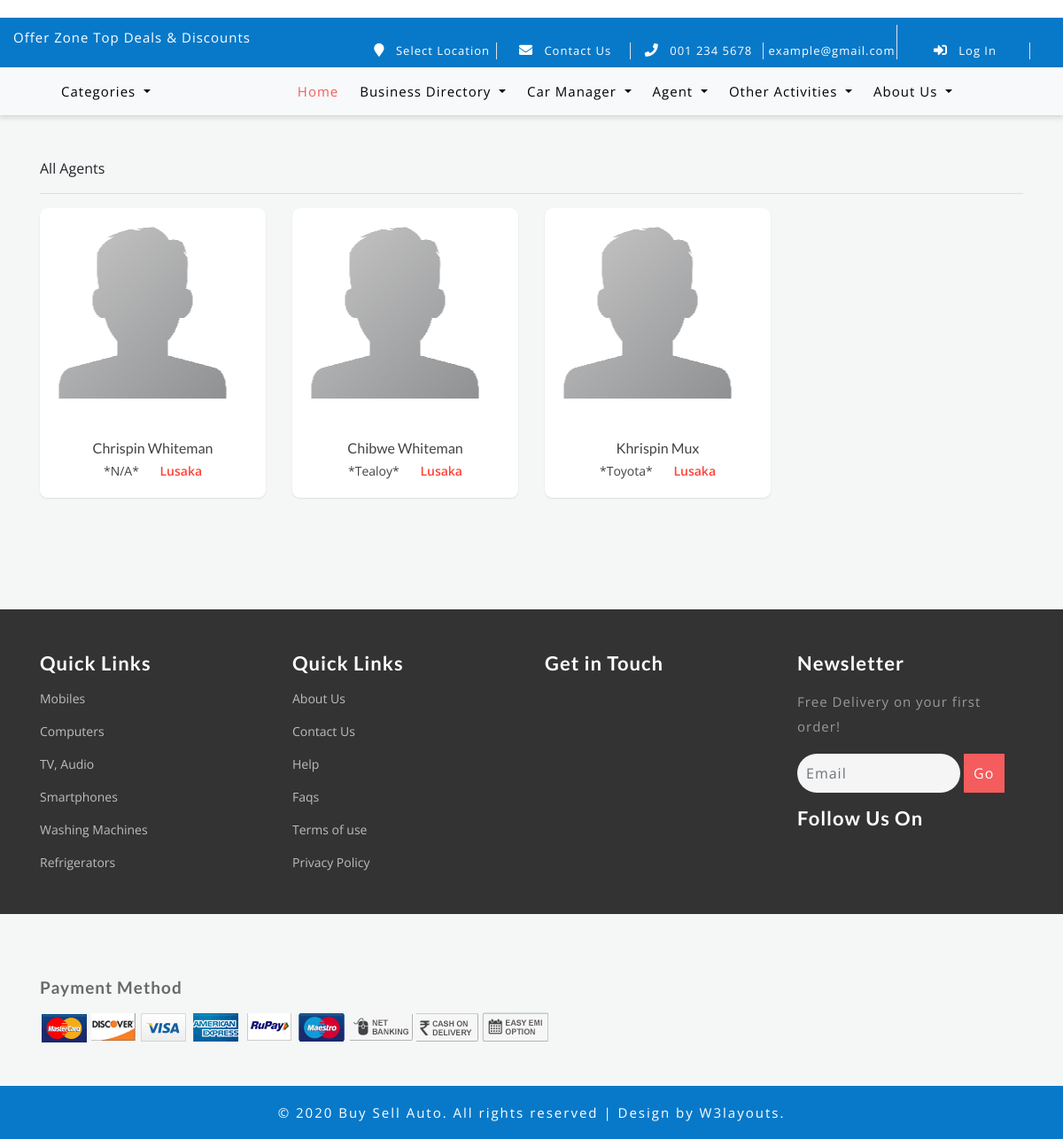
/agents/clearing/, run on an earlier commit of the app's database.
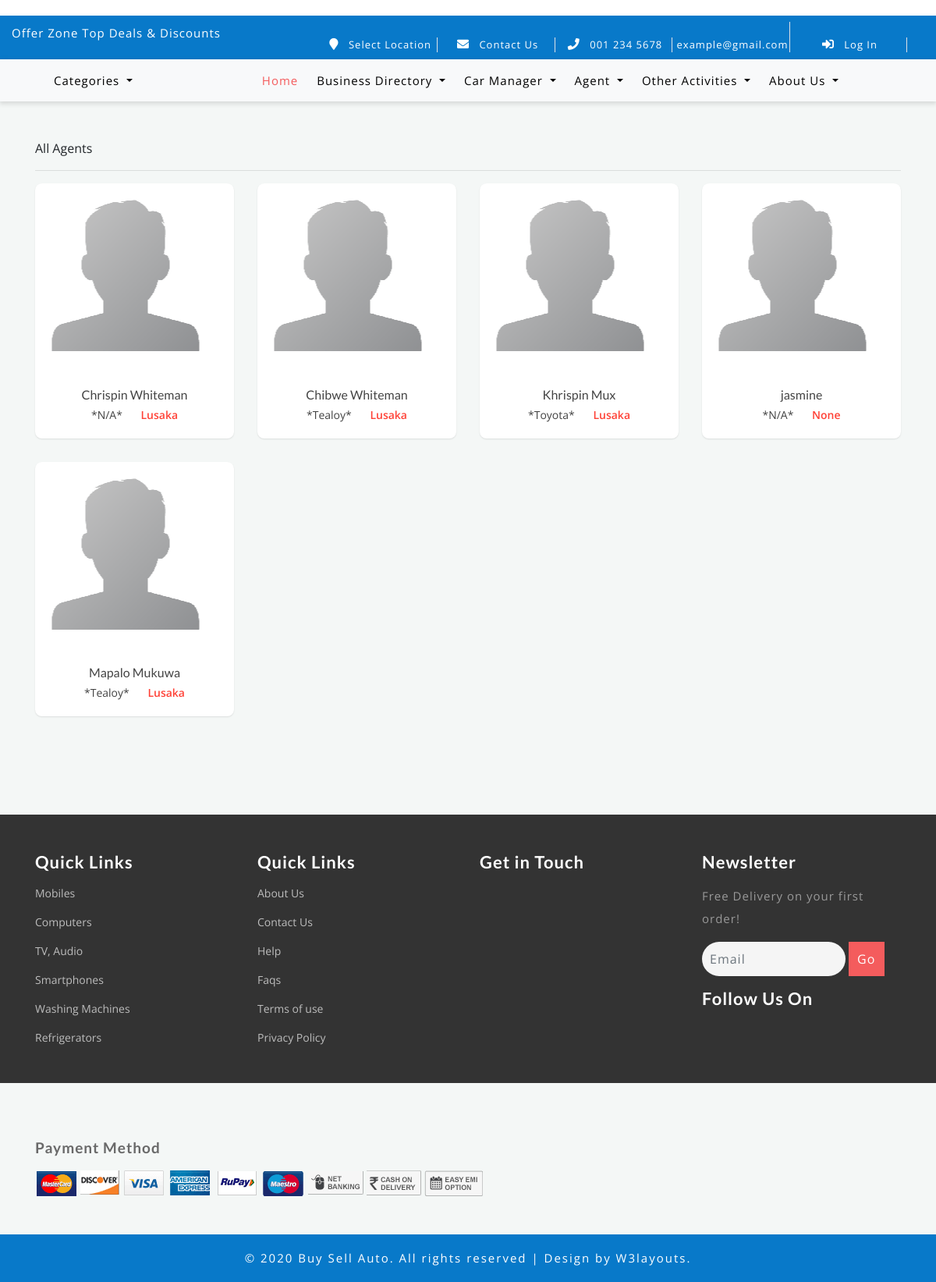
And on a later commit of the database.
### agents/models.py (models this page shows, shortened)
class Agent(models.Model):
    is_agent_model = models.BooleanField(default=True, editable=False)
    user = models.OneToOneField(User, on_delete=models.CASCADE)
    company_name = models.CharField('Company Name', max_length=200, default='N/A')
    agent_type = models.ForeignKey(AgentType, default='', on_delete=models.CASCADE)
    experience = models.CharField('Experiance', max_length=200, default='')
    description = HTMLField(help_text='Services offered...')
    class Meta:
        verbose_name_plural = 'Agents'
        verbose_name = 'Agent'

### store/models.py (models this page shows, shortened)
class User(AbstractUser):
    is_agent = models.BooleanField(default=False)
    is_employee = models.BooleanField(default=False)
    portfolio_site = models.URLField(blank=True)
    phone = models.CharField(max_length=60, blank=True, null=True)
    country = models.CharField('Country', max_length=60, blank=True, null=True)
    city = models.CharField('City', max_length=60, blank=True, null=True)
    postal_code = models.CharField('Postal Code', max_length=60, blank=True, null=True)
    address = models.CharField(max_length=60, blank=True, null=True)
    picture = models.ImageField(upload_to="users/pictures/%Y/%m/%d'", blank=True, null=True)
    email = models.EmailField(blank=True, null=True)
    username_validator = ASCIIUsernameValidator()
    def get_full_name(self):
        full_name = self.username
        if self.first_name and self.last_name:
            full_name = self.first_name + " " + self.last_name
        return full_name

### store/views.py (the view)
# urls.py: path('agents/clearing/', views.clearing_agents, name='clearing_agents'),
def clearing_agents(request):
    clearing_agents = Agent.objects.filter(agent_type__agent_type='Clearing Agent')
    return render(request, 'agents/agents_list.html',
                  {
                      'all_agents': clearing_agents,
                  })

### store/templates/agents/agents_list.html (shortened to what this page needs)
{% extends 'store/base.html' %}
{% load static %}
{% block content %}
    <link rel="stylesheet"
          href="https://cdnjs.cloudflare.com/ajax/libs/material-design-iconic-font/2.2.0/css/material-design-iconic-font.min.css">
    <div class="container">
    <div class="header">
        All Agents
    </div>
    <hr>
        <div class="row clearfix">
            {% for agent in all_agents %}
                <div class="col-lg-3 col-md-4 col-sm-12">
                    <div class="card product_item">
                        <div class="body">
                        <a href="{% url 'agents_details' agent.user.id %}">
                            <div class="cp_img">
                                {% if agent.user.picture %}
                                    <img class="img-fluid" alt="Product" src="{{ agent.user.picture.url }}"/>
                                {% else %}
                                    <img class="img-fluid" alt="Product"
                                         src="{% static 'agents/assets/img/default-avatar.png' %}"/>
                                {% endif %}
                            </div>
                        </a>
                            <div class="product_details">
                                <h5><a href="ec-product-detail.html">{{ agent.user.get_full_name }}</a></h5>
                                <ul class="product_price list-unstyled">
                                    <li class="old_price">
                                        {% if agent.company_name %}
                                            *{{ agent.company_name | capfirst }}*
                                        {% endif %}
                                    </li>
                                    <li class="new_price">{{ agent.user.address }}</li>
                                </ul>
                            </div>
                        </div>
                    </div>
                </div>
            {% endfor %}
        </div>
    </div>
{% endblock %}

### store/templates/store/base.html (shortened to what this page needs)
{% load static %}
<!DOCTYPE html>
<html lang="en">
<head>
    <link href="{% static 'store/css/bootstrap.css' %}" rel="stylesheet" type="text/css" media="all"/>
    <link href="{% static 'store/css/style.css' %}" rel="stylesheet" type="text/css" media="all"/>
    <link href="{% static 'store/css/other/styles.css' %}" rel="stylesheet" type="text/css" media="all"/>
    <link rel="stylesheet" href="{% static 'store/css/fontawesome-all.css' %}">
    <link href="{% static 'store/css/popuo-box.css' %}" rel="stylesheet" type="text/css" media="all"/>
    <link href="{% static 'store/css/menu.css' %}" rel="stylesheet" type="text/css" media="all"/>
</head>
<body>
{% block topheader %}
    <div class="agile-main-top">
        <div class="container-fluid">
            <div class="row main-top-w3l py-2">
                <div class="col-lg-4 header-most-top">
                    <p class="text-white text-lg-left text-center">Offer Zone Top Deals & Discounts
                    </p>
                </div>
                <div class="col-lg-8 header-right mt-lg-0 mt-2">
                    <ul>
                        <li class="text-center border-right text-white">
                            <a class="play-icon popup-with-zoom-anim text-white" href="#small-dialog1">
                                <i class="fas fa-map-marker mr-2"></i>
                                Select Location
                            </a>
                        </li>
                        <li class="text-center border-right text-white">
                            <a href="{% url 'contactus' %}" class="text-white">
                                <i class="fas fa-envelope mr-2"></i>
                                Contact Us
                            </a>
                        </li>
                        <li class="text-center border-right text-white">
                            <i class="fas fa-phone mr-2"></i> 001 234 5678
                        </li>
                        <li class="text-center border-right text-white">
                             example@gmail.com
                        </li>
                        <li class="text-center border-right text-white pull-right">
                            <a href="#" data-toggle="modal" data-target="#exampleModal" class="text-white">
                                <i class="fas fa-sign-in-alt mr-2"></i>
                                Log In
                            </a>
                        </li>
                    </ul>
                </div>
            </div>
        </div>
    </div>
    <div class="navbar-inner">
        <div class="container">
            <nav class="navbar navbar-expand-lg navbar-light bg-light">
                <div class="agileits-navi_search ">
                    <ul class="navbar-nav ml-auto text-center mr-xl-5 ">
                        <li class="nav-item dropdown mr-lg-2 mb-lg-0 mb-2 ">
                            <a class="nav-link dropdown-toggle" href="#" role="button" data-toggle="dropdown"
                               aria-haspopup="true" aria-expanded="false">
                                Categories
                            </a>
                        </li>
                    </ul>
                </div>
                <div class="collapse navbar-collapse" id="navbarSupportedContent">
                    <ul class="navbar-nav ml-auto text-center mr-xl-5">
                        <li class="nav-item active mr-lg-2 mb-lg-0 mb-2">
                            <a class="nav-link" href="{% url 'index' %}">Home
                            </a>
                        </li>
                        <li class="nav-item dropdown mr-lg-2 mb-lg-0 mb-2">
                            <a class="nav-link dropdown-toggle" href="#" role="button" data-toggle="dropdown"
                               aria-haspopup="true" aria-expanded="false">
                                Business Directory
                            </a>
                        </li>
                        <li class="nav-item dropdown mr-lg-2 mb-lg-0 mb-2">
                            <a class="nav-link dropdown-toggle" href="#" role="button" data-toggle="dropdown"
                               aria-haspopup="true" aria-expanded="false">
                                Car Manager
                            </a>
                        </li>
                        <li class="nav-item dropdown mr-lg-2 mb-lg-0 mb-2">
                            <a class="nav-link dropdown-toggle" href="#" role="button" data-toggle="dropdown"
                               aria-haspopup="true" aria-expanded="false">
                                Agent
                            </a>
                        </li>
                        <li class="nav-item dropdown mr-lg-2 mb-lg-0 mb-2">
                            <a class="nav-link dropdown-toggle" href="#" role="button" data-toggle="dropdown"
                               aria-haspopup="true" aria-expanded="false">
                                Other Activities
                            </a>
                        </li>
                        <li class="nav-item dropdown mr-lg-2 mb-lg-0 mb-2">
                            <a class="nav-link dropdown-toggle" href="#" role="button" data-toggle="dropdown"
                               aria-haspopup="true" aria-expanded="false">
                                About Us
                            </a>
                        </li>
                    </ul>
                </div>
            </nav>
        </div>
    </div>
    <br><br>
{% endblock %}
{% block content %}
{% endblock %}
</body>
{% block footer %}
    <footer>
        <div class="footer-top-first">
            <div class="container py-md-5 py-sm-4 py-3">
            </div>
        </div>
        <div class="w3l-middlefooter-sec">
            <div class="container py-md-5 py-sm-4 py-3">
                <div class="row footer-info w3-agileits-info">
                    <div class="col-md-3 col-sm-6 footer-grids">
                        <h3 class="text-white font-weight-bold mb-3">Quick Links</h3>
                        <ul>
                            <li class="mb-3">
                                <a href="product.html">Mobiles </a>
                            </li>
                            <li class="mb-3">
                                <a href="product.html">Computers</a>
                            </li>
                            <li class="mb-3">
                                <a href="product.html">TV, Audio</a>
                            </li>
                            <li class="mb-3">
                                <a href="#">Smartphones</a>
                            </li>
                            <li class="mb-3">
                                <a href="product.html">Washing Machines</a>
                            </li>
                            <li>
                                <a href="#">Refrigerators</a>
                            </li>
                        </ul>
                    </div>
                    <div class="col-md-3 col-sm-6 footer-grids mt-sm-0 mt-4">
                        <h3 class="text-white font-weight-bold mb-3">Quick Links</h3>
                        <ul>
                            <li class="mb-3">
                                <a href="about.html">About Us</a>
                            </li>
                            <li class="mb-3">
                                <a href="{% url 'contactus' %}">Contact Us</a>
                            </li>
                            <li class="mb-3">
                                <a href="../aboutus/help.html">Help</a>
                            </li>
                            <li class="mb-3">
                                <a href="faqs.html">Faqs</a>
                            </li>
                            <li class="mb-3">
                                <a href="../aboutus/terms.html">Terms of use</a>
                            </li>
                            <li>
                                <a href="../aboutus/privacy.html">Privacy Policy</a>
                            </li>
                        </ul>
                    </div>
                    <div class="col-md-3 col-sm-6 footer-grids mt-md-0 mt-4">
                        <h3 class="text-white font-weight-bold mb-3">Get in Touch</h3>
                    </div>
                    <div class="col-md-3 col-sm-6 footer-grids w3l-agileits mt-md-0 mt-4">
                        <h3 class="text-white font-weight-bold mb-3">Newsletter</h3>
                        <p class="mb-3">Free Delivery on your first order!</p>
                        <form action="#" method="post">
                            <div class="form-group">
                                <input type="email" class="form-control" placeholder="Email" name="email" required="">
                                <input type="submit" value="Go">
                            </div>
                        </form>
                        <div class="footer-grids  w3l-socialmk mt-3">
                            <h3 class="text-white font-weight-bold mb-3">Follow Us On</h3>
                        </div>
                    </div>
                </div>
            </div>
        </div>
        <div class="agile-sometext py-md-5 py-sm-4 py-3">
            <div class="container">
                <div class="sub-some child-momu mt-4">
                    <h5 class="font-weight-bold mb-3">Payment Method</h5>
                    <ul>
                        <li>
                            <img src="{% static 'store/images/pay2.png' %}" alt="">
                        </li>
                        <li>
                            <img src="{% static 'store/images/pay5.png' %}" alt="">
                        </li>
                        <li>
                            <img src="{% static 'store/images/pay1.png' %}" alt="">
                        </li>
                        <li>
                            <img src="{% static 'store/images/pay4.png' %}" alt="">
                        </li>
                        <li>
                            <img src="{% static 'store/images/pay6.png' %}" alt="">
                        </li>
                        <li>
                            <img src="{% static 'store/images/pay3.png' %}" alt="">
                        </li>
                        <li>
                            <img src="{% static 'store/images/pay7.png' %}" alt="">
                        </li>
                        <li>
                            <img src="{% static 'store/images/pay8.png' %}" alt="">
                        </li>
                        <li>
                            <img src="{% static 'store/images/pay9.png' %}" alt="">
                        </li>
                    </ul>
                </div>
            </div>
        </div>
    </footer>
    <div class="copy-right py-3">
        <div class="container">
            <p class="text-center text-white">© {% now 'Y' %} Buy Sell Auto. All rights reserved | Design by
                <a href="http://w3layouts.com"> W3layouts.</a>
            </p>
        </div>
    </div>
{% endblock %}
</html>

What changed in the data, as far as the page shows it:
added Agent: user.get_full_name "jasmine", company_name "N/A", user.address "None"
added Agent: user.get_full_name "Mapalo Mukuwa", company_name "Tealoy", user.address "Lusaka"
